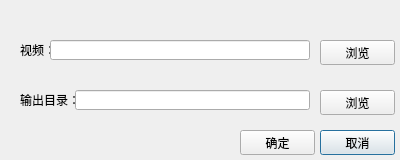
<?xml version="1.0" encoding="UTF-8"?>
<ui version="4.0">
 <class>VideoDialog</class>
 <widget class="QDialog" name="VideoDialog">
  <property name="geometry">
   <rect>
    <x>0</x>
    <y>0</y>
    <width>400</width>
    <height>160</height>
   </rect>
  </property>
  <property name="windowTitle">
   <string>视频抽帧</string>
  </property>
  <widget class="QLabel" name="VideoLabel">
   <property name="geometry">
    <rect>
     <x>20</x>
     <y>40</y>
     <width>35</width>
     <height>20</height>
    </rect>
   </property>
   <property name="text">
    <string>视频：</string>
   </property>
  </widget>
  <widget class="QLabel" name="SaveDirLabel">
   <property name="geometry">
    <rect>
     <x>20</x>
     <y>90</y>
     <width>60</width>
     <height>20</height>
    </rect>
   </property>
   <property name="text">
    <string>输出目录：</string>
   </property>
  </widget>
  <widget class="QPushButton" name="Cancel">
   <property name="geometry">
    <rect>
     <x>320</x>
     <y>130</y>
     <width>75</width>
     <height>25</height>
    </rect>
   </property>
   <property name="text">
    <string>取消</string>
   </property>
  </widget>
  <widget class="QPushButton" name="Send">
   <property name="geometry">
    <rect>
     <x>240</x>
     <y>130</y>
     <width>75</width>
     <height>25</height>
    </rect>
   </property>
   <property name="text">
    <string>确定</string>
   </property>
  </widget>
  <widget class="QLineEdit" name="Video">
   <property name="geometry">
    <rect>
     <x>50</x>
     <y>40</y>
     <width>260</width>
     <height>20</height>
    </rect>
   </property>
  </widget>
  <widget class="QLineEdit" name="SaveDir">
   <property name="geometry">
    <rect>
     <x>75</x>
     <y>90</y>
     <width>235</width>
     <height>20</height>
    </rect>
   </property>
  </widget>
  <widget class="QPushButton" name="VideoButton">
   <property name="geometry">
    <rect>
     <x>320</x>
     <y>40</y>
     <width>75</width>
     <height>25</height>
    </rect>
   </property>
   <property name="text">
    <string>浏览</string>
   </property>
  </widget>
  <widget class="QPushButton" name="SaveDirButton">
   <property name="geometry">
    <rect>
     <x>320</x>
     <y>90</y>
     <width>75</width>
     <height>25</height>
    </rect>
   </property>
   <property name="text">
    <string>浏览</string>
   </property>
  </widget>
 </widget>
 <resources/>
 <connections/>
</ui>
